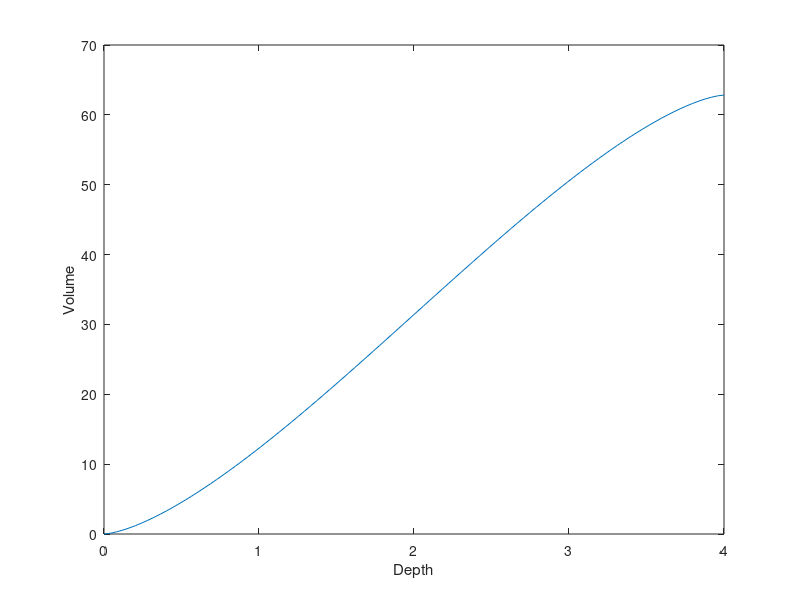

Source code (MATLAB):
r=2; l=5; h=linspace(0,4,100);
v = ((r^2.*acos((r-h)./r))-(r-h).*sqrt((2*r.*h) -h.^2))*l;
plot(h,v);
xlabel("Depth");
ylabel("Volume")
